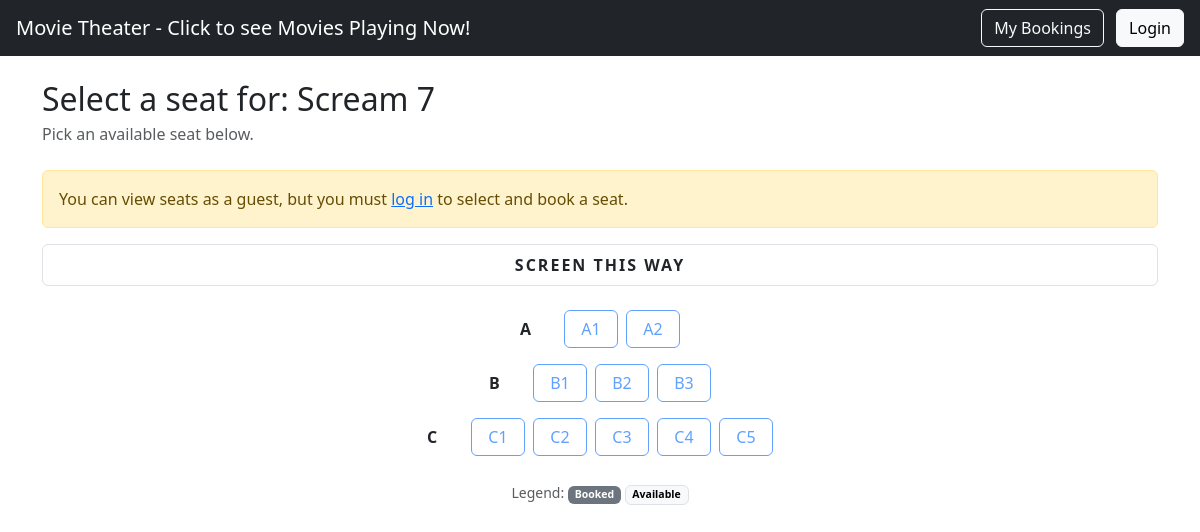
Page /movies/1/seats/ on the committed database.
### bookings/models.py (models this page shows, shortened)
class Movie(models.Model):
    title = models.CharField(max_length=200)
    description = models.TextField()
    release_date = models.DateField()
    duration = models.IntegerField()

class Seat(models.Model):
    seat_number = models.CharField(max_length=10)

### bookings/views.py (the view, shortened to what this page needs)
# urls.py: path("movies/<int:movie_id>/seats/", views.seat_booking_page, name="book_seat"),
def seat_booking_page(request, movie_id):
    movie = get_object_or_404(Movie, id=movie_id)
    seats = Seat.objects.all()
    booked_seat_ids = set(
        Booking.objects.filter(movie=movie).values_list("seat_id", flat=True)
    )
    rows = defaultdict(list)
    seat_re = re.compile(r"^([A-Za-z]+)\s*([0-9]+)$")
    for s in seats:
        m = seat_re.match(s.seat_number.strip())
        row = m.group(1).upper() if m else "?"
        num = int(m.group(2)) if m else 9999
        rows[row].append((num, s))
    seat_rows = [(row, [s for _, s in sorted(items)]) for row, items in sorted(rows.items())]
    return render(request, "bookings/seat_booking.html", {
        "movie": movie,
        "seat_rows": seat_rows,
        "booked_seat_ids": booked_seat_ids,
        "can_book": request.user.is_authenticated,
    })

### bookings/templates/bookings/seat_booking.html (shortened to what this page needs)
{% extends "bookings/base.html" %}
{% block content %}
<h2 class="mb-1">Select a seat for: {{ movie.title }}</h2>
<p class="text-muted mb-4">Pick an available seat below.</p>
{% if not can_book %}
  <div class="alert alert-warning">
    You can view seats as a guest, but you must <a href="{% url 'login' %}?next={{ request.path }}">log in</a>
    to select and book a seat.
  </div>
{% endif %}
<div class="text-center mb-4">
  <div class="border rounded py-2 fw-semibold" style="letter-spacing: 2px;">
    SCREEN THIS WAY
  </div>
</div>
<div class="d-flex flex-column align-items-center gap-3">
  {% for row_letter, seats in seat_rows %}
    <div class="d-flex align-items-center gap-2">
      <div class="fw-bold me-2" style="width: 28px;">{{ row_letter }}</div>
      <div class="d-flex gap-2 flex-wrap">
          {% for seat in seats %}
            {% if seat.id in booked_seat_ids %}
              <button class="btn btn-secondary" disabled style="min-width:54px;">
                {{ seat.seat_number|upper }}
              </button>
            {% else %}
              {% if can_book %}
               <form method="POST" style="display:inline;">
                {% csrf_token %}
                <input type="hidden" name="seat_id" value="{{ seat.id }}">
                <button class="btn btn-outline-primary" type="submit" style="min-width:54px;">
                  {{ seat.seat_number|upper }}
                </button>
              </form>
              {% else %}
                <button class="btn btn-outline-primary" disabled style="min-width:54px;" title="Log in to book">
                   {{ seat.seat_number|upper }}
                </button>
              {% endif %}
            {% endif %}
          {% endfor %}
      </div>
    </div>
  {% endfor %}
</div>
<div class="mt-4 text-center text-muted">
  <small>Legend: <span class="badge text-bg-secondary">Booked</span> <span class="badge text-bg-light border">Available</span></small>
</div>
{% endblock %}

### rows in the picture
Movie: title "Scream 7"
Seat: row_letter "A", seat_number "A1"
Seat: seat_number "A2"
Seat: row_letter "B", seat_number "B1"
Seat: seat_number "B2"
Seat: seat_number "B3"
Seat: row_letter "C", seat_number "C1"
Seat: seat_number "C2"
Seat: seat_number "C3"
Seat: seat_number "C4"
Seat: seat_number "C5"
